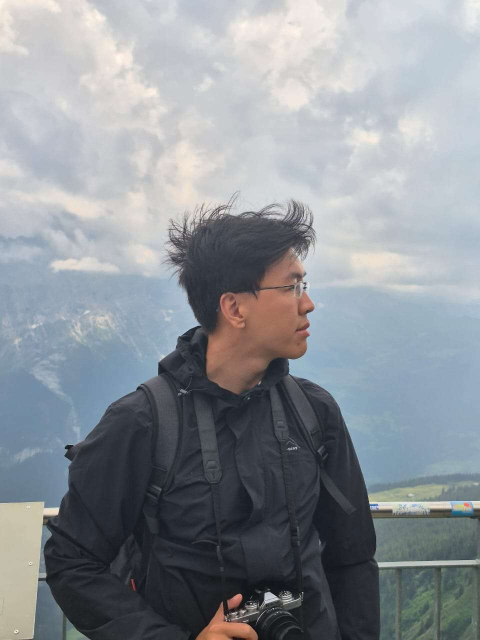
#> input picture assets/images/me.jpg, 960 x 1280 px (shown at 1/2 size)
$ python bin_colours.py ../../images/me.jpg
#> lines starting #> are read from the running program, lines starting #| are printed output that depends on the picture
import imageio.v3 as iio
import numpy as np
from PIL import Image


# loads the earth texture image and deterimine the 4 main colours
def get_earth_colours(image, num_colours=8):

    # Reshape the image to be a list of pixels
    pixels = image.reshape(-1, 3)

    # Use k-means clustering to find the main colours
    from sklearn.cluster import KMeans
    kmeans = KMeans(n_clusters=num_colours)
    kmeans.fit(pixels)

    # Get the cluster centres (the main colours)
    colours = kmeans.cluster_centers_.astype(int)

    return colours

if __name__ == "__main__":
    # parse command line arguments
    import argparse
    parser = argparse.ArgumentParser(description='Get the main colours of an image.')
    parser.add_argument('image', type=str, help='Path to the image file.')
    args = parser.parse_args()

    image_path = args.image
    Image.MAX_IMAGE_PIXELS = None  # Disable DecompressionBombErrorc
    image = iio.imread(image_path)
#> image is the input picture: shape (1280, 960, 3); mean R, G, B 140.4, 145.6, 151.4

    # downsize the image for faster processing

    image = Image.fromarray(image)
    image = image.resize((image.width // 4, image.height // 4), Image.Resampling.LANCZOS)
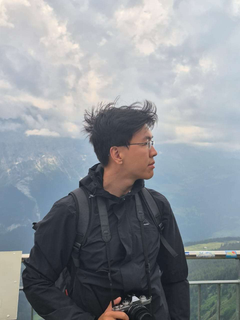
#> image: PIL image 240x320 RGB; mean R, G, B 140.4, 145.6, 151.4
    import numpy as np

    image = np.array(image)

    # apply smoothing to reduce noise
    from scipy.ndimage import gaussian_filter
    # rgb smooting
    image = gaussian_filter(image, sigma=(1, 1, 0))
#> image: shape (320, 240, 3)


    colours = get_earth_colours(image)
#> colours = [[152, 107, 91], [181, 187, 189], [42, 45, 53], [199, 203, 208], [119, 138, 153], [83, 91, 92], [147, 166, 182], [221, 218, 216]]

    # generate a new image showing the 4 colours
    w = image.shape[1] // 4
#> w = 60
    h = image.shape[0] // 4
#> h = 80
    recoloured = np.zeros((h, w, 3), dtype=np.uint8)
    for i in range(h):
        for j in range(w):
            pixel = image[i*4, j*4]
            distances = np.linalg.norm(colours - pixel, axis=1)
            closest_colour = np.argmin(distances)
            recoloured[i, j] = colours[closest_colour]
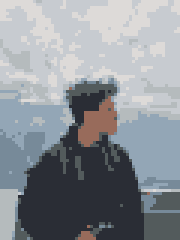
#> recoloured: shape (80, 60, 3) (shown 3 times larger); mean R, G, B 139.9, 144.9, 150.8
    iio.imwrite('recoloured.png', recoloured)
